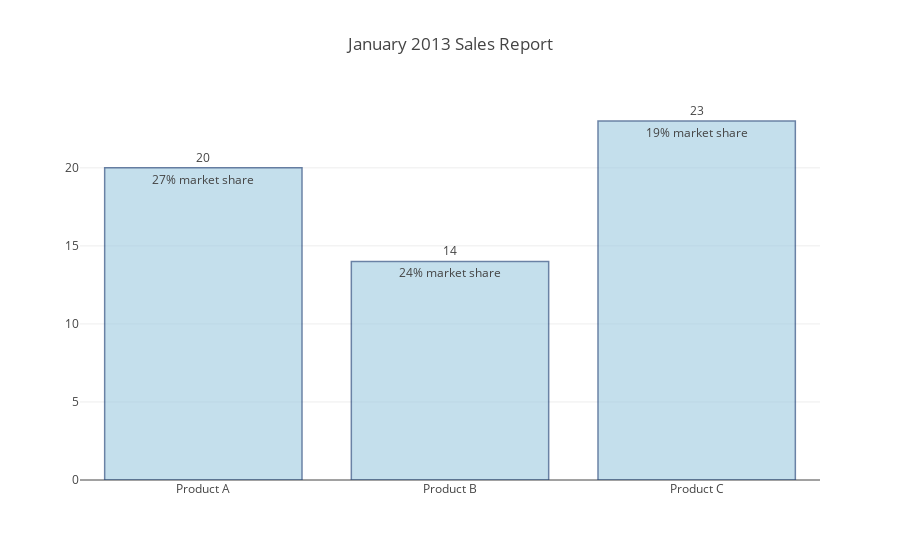

Here is the notebook cell this chart was saved with:
### Code cell
val trace1 = Bar(
  Seq("giraffes", "orangutans", "monkeys"),
  Seq(20, 14, 23),
  name = "SF Zoo"
)

val trace2 = Bar(
  Seq("giraffes", "orangutans", "monkeys"),
  Seq(12, 18, 29),
  name = "LA Zoo"
)

val data = Seq(trace1, trace2)

val layout = Layout( 
  barmode = BarMode.Group
)

plot(data, layout)

### Figure 1 — Plotly figure (JSON) as saved in the notebook; plotly's stock layout.template omitted (floating-point values rounded to 4 significant figures)
{"data": [{"marker": {"color": "rgb(158, 202, 225)", "line": {"color": "rgb(8, 48, 107)", "width": 1.5}, "opacity": 0.6}, "text": ["27% market share", "24% market share", "19% market share"], "type": "bar", "x": ["Product A", "Product B", "Product C"], "y": [20, 14, 23]}], "layout": {"annotations": [{"showarrow": false, "text": "20", "x": "Product A", "xanchor": "center", "y": 20, "yanchor": "bottom"}, {"showarrow": false, "text": "14", "x": "Product B", "xanchor": "center", "y": 14, "yanchor": "bottom"}, {"showarrow": false, "text": "23", "x": "Product C", "xanchor": "center", "y": 23, "yanchor": "bottom"}], "title": "January 2013 Sales Report"}}
